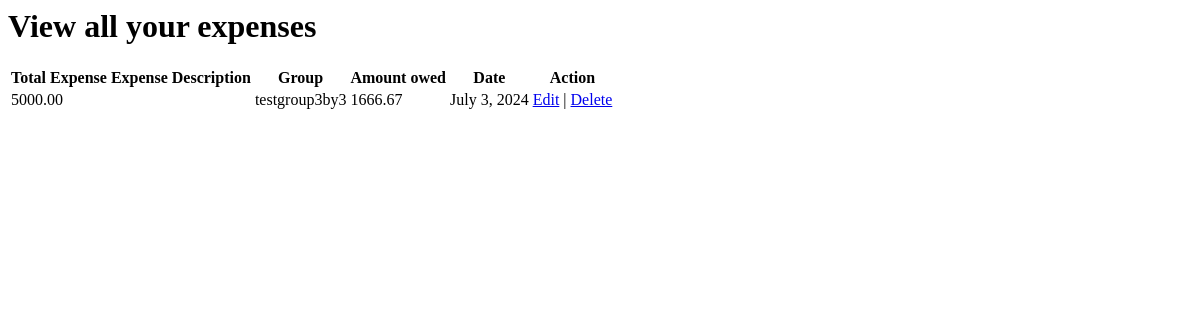
The app's page /expenses/view_expenses (signed in), older data.
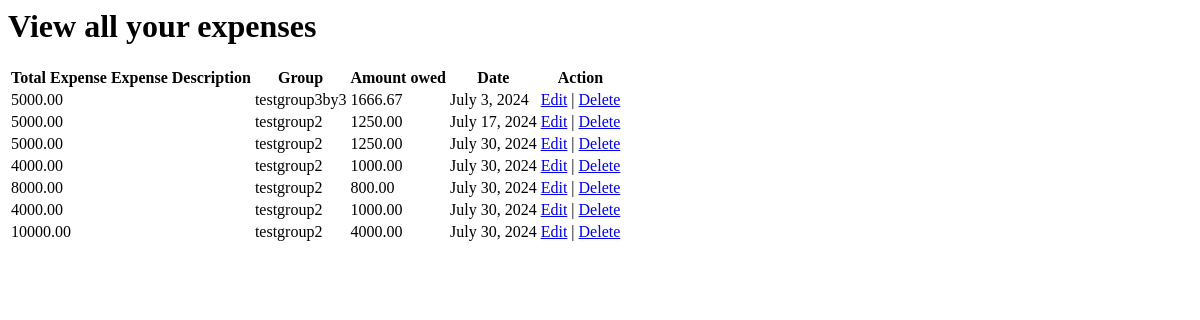
The same page, newer data.
### Expenses/models.py (models this page shows)
class Split(models.Model):
    payer = models.ForeignKey(User, on_delete=models.CASCADE, null=True, related_name="expenses_payer")
    expense = models.ForeignKey(Expenses, on_delete=models.CASCADE, related_name="expenses_split")
    amount = models.DecimalField(max_digits=10, decimal_places=2)

class Expenses(models.Model):
    amount = models.DecimalField(max_digits=10, decimal_places=2)
    description = models.CharField(max_length=255, null=True, blank=True)
    date = models.DateField(default=datetime.date.today)
    paid_by = models.ForeignKey(User, on_delete=models.CASCADE)
    group = models.ForeignKey(Group, on_delete=models.CASCADE)
    split_method = models.IntegerField(
        choices=[(1,'Split equally'),(2,'percentage'),(3,'Custom'),],
        default=1,
    )

### Groups/models.py (models this page shows)
class Group(models.Model):
    group_name = models.CharField(max_length=50)
    members = models.ManyToManyField(User, related_name='group_members', blank=True)
    created_by = models.ForeignKey(User, on_delete=models.CASCADE)

### Expenses/views.py (the view)
# urls.py: path('view_expenses', views.view_expenses, name='view_expenses'),
def view_expenses(request):
    splits =  Split.objects.filter(payer=request.user)
    expenses = []
    for split in splits:
        expenses.append(split.expense)
    context = {'splits':splits}
    return render(request, 'view_expenses.html', context)

### Expenses/templates/view_expenses.html
<h1>View all your expenses</h1>
<table>
    <tr>
        <th>Total Expense</th>
        <th>Expense Description</th>
        <th>Group</th>
        <th>Amount owed</th>
        <th>Date</th>
        <th>Action</th>
    </tr>
    {% for split in splits %}
    <tr>
        <td>{{split.expense.amount}}</td>
        <td>{{split.expense.description}}</td>
        <td>{{split.expense.group.group_name}}</td>
        <td>{{split.amount}}</td>
        <td>{{split.expense.date}}</td>
        <td><a href="#">Edit</a> | <a href="#">Delete</a</td>
    </tr>
    {% endfor %}
</table>

Row changes from the older to the newer data that the page shows:
added Split: expense.amount "5000.00", expense.group.group_name "testgroup2", amount "1250.00", expense "July 17, 2024"
added Split: expense.amount "5000.00", expense.group.group_name "testgroup2", amount "1250.00", expense "July 30, 2024"
added Split: expense.amount "4000.00", expense.group.group_name "testgroup2", amount "1000.00", expense "July 30, 2024"
added Split: expense.amount "8000.00", expense.group.group_name "testgroup2", amount "800.00", expense "July 30, 2024"
added Split: expense.amount "4000.00", expense.group.group_name "testgroup2", amount "1000.00", expense "July 30, 2024"
added Split: expense.amount "10000.00", expense.group.group_name "testgroup2", amount "4000.00", expense "July 30, 2024"
